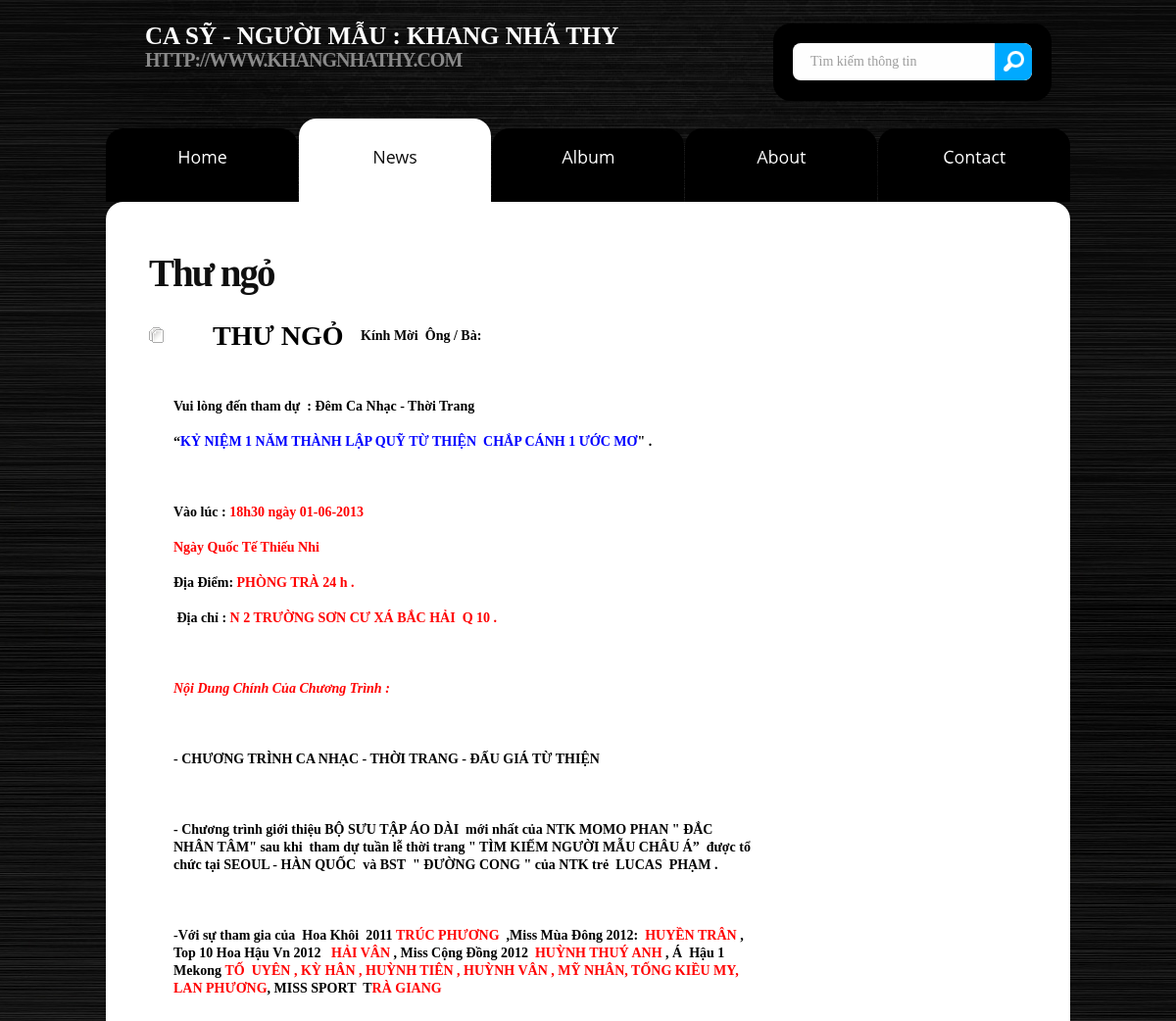
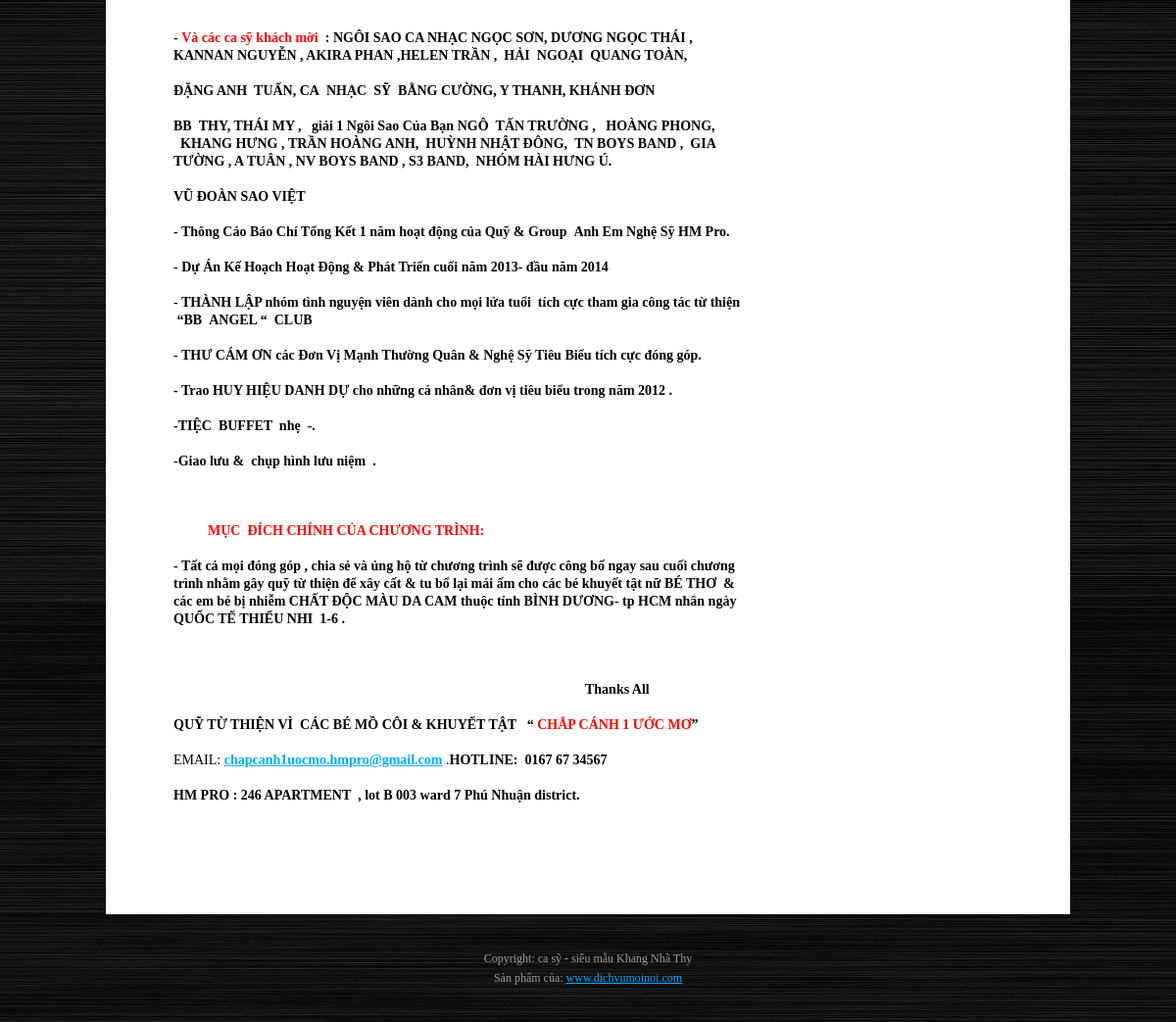
Screenshot of /readnew.php?id=3 with the database file from the repository (2 pictures, top to bottom).
### tables this page shows
CREATE TABLE IF NOT EXISTS `news` (
  `new_id` int(11) NOT NULL AUTO_INCREMENT,
  `new_title` text NOT NULL,
  `new_content` text NOT NULL,
  `new_date` date NOT NULL,
  PRIMARY KEY (`new_id`)
);

### readnew.php (the view, shortened to what this page needs)
<?php
    if(!isset($_GET['id'])){
        header("Location:news.php");
    }else{
        $id = $_GET['id'];
        if(!is_numeric($id)){
            header("Location:news.php");
        }else{
            $sql = "SELECT * FROM news WHERE new_id='" . $id . "'";
            $result = mysql_query($sql);
            if(mysql_num_rows($result) == 0){
                header("Location:news.php");
            }else{
?>
    			<section id="content">
    				<div class="padding">
    					<div class="wrapper p4">
    						<div class="col-3">
    							<div class="indent">
                                    <?php
                                        while($row = mysql_fetch_row($result)){
                                            echo '<h2><font size="5">' . $row[1] . '</font></h2>
                                                <div class="news indent-bot2">
                									<p align="justify">
                									<font color="#000000">
                                                    ' .
                                                    $row[2]
                                                    .'
                                                    </font>
            								    </div>';
                                        }
                                    }
           }
        }
                                     ?>
                                </div>
                            </div>
                        </div>
                    </div>
                </section>
<?php include("footer.php"); ?>

### css/style.css (style rules this page uses)
article, aside, audio, canvas, command, datalist, details, embed, figcaption, figure, footer, header, hgroup, keygen, meter, nav, output, progress, section, source, video { display:block }
html { width:100% }
body { font-family:Tahoma, Tahoma, Tahoma;font-size:100%;color:#9d9d9d;min-width:984px;background:url(../images/body.jpg) center 0 repeat }
a { color:#00a9ff;outline:none }
.col-1, .col-2, .col-3, .col-4 { float:left }
.wrapper { width:100%;overflow:hidden }
p { margin-bottom:18px }
.p4 { margin-bottom:45px }
.indent { padding:0 0 0px 32px }
.indent-bot2 { margin-bottom:19px }
h1 { padding:0px 0 0 40px;position:relative;float:left }
#content { width:100%;padding:10px 0 40px;background:#fff;border-radius:0 0 0 0;-moz-border-radius:18px 18px 0 0;-webkit-border-radius:18px 18px 0 0;position:relative;z-index:2 }
#content .padding { padding:24px 12px 0 }
h2 { font-size:39px;line-height:1.9em;color:#0f0f0f;margin-bottom:5px;letter-spacing:-2px }
.news { padding-left:25px;background:url(../images/pic-1.gif) 0 0 no-repeat }

### css/layout.css (style rules this page uses)
#page2 #content .col-3 { width:650px;margin-right:45px }
#page2 #content { padding:12px 0 }

### rows the page displays
news: new_title "Thư ngỏ", new_content "THƯ NGỎ Kính Mời Ông / Bà: Vui lòng đến tham dự : Đêm Ca Nhạc - Thời Trang “ KỶ NIỆM 1 NĂM THÀNH LẬP QUỸ TỪ THIỆN CHẮP CÁNH 1 ƯỚC MƠ \" . Vào lúc : 18h30 ngày 01-06-2013 Ngày Quốc Tế Thiếu Nhi Địa Điểm : PHÒNG TRÀ 24 h . Địa chỉ : N 2 TRƯỜNG SƠN CƯ XÁ BẮC HẢI Q 10 . Nội Dung Chính Của Chương Trình : - CHƯƠNG TRÌNH CA NHẠC - THỜI TRANG - ĐẤU GIÁ TỪ THIỆN - Chương trình giới thiệu BỘ SƯU TẬP ÁO DÀI mới nhất của NTK MOMO PHAN \" ĐẮC NHÂN TÂM\" sau khi tham dự tuần lễ thời trang \" TÌM KIẾM NGƯỜI MẪU CHÂU Á” được tổ chức tại SEOUL - HÀN QUỐC và BST \" ĐƯỜNG CONG \" của NTK trẻ LUCAS PHẠM . -Với sự tham gia của Hoa Khôi 2011 TRÚC PHƯƠNG ,Miss Mùa Đông 2012: HUYỀN TRÂN , Top 10 Hoa Hậu Vn 2012 HẢI VÂN…"
